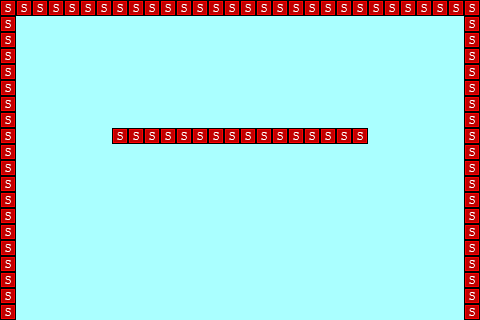

Below is a game level as drawn by its tile map, then a one-line description and the .tmx that defines it (tile-layer data replaced by summaries):
An orthogonal 30x20 tile map with 16x16 px tiles, 2 tile layers (Tile Layer 1, collision), 5 tilesets and 50 objects (42x brick, paddle).

<map version="1.0" orientation="orthogonal" width="30" height="20" tilewidth="16" tileheight="16" backgroundcolor="#aaffff">
 <tileset firstgid="1" name="tiles" tilewidth="16" tileheight="16">
  <image source="../img/tiles.png" width="80" height="224" />
 </tileset>
 <tileset firstgid="71" name="paddle" tilewidth="16" tileheight="16">
  <image source="../img/paddle.png" width="48" height="16" />
 </tileset>
 <tileset firstgid="74" name="brick" tilewidth="16" tileheight="16">
  <image source="../img/brick.png" width="32" height="16" />
 </tileset>
 <tileset firstgid="76" name="ball" tilewidth="16" tileheight="16">
  <image source="../img/ball.png" width="16" height="16" />
 </tileset>
 <tileset firstgid="77" name="solid-tile" tilewidth="16" tileheight="16">
  <image source="../img/solid-tile.png" width="16" height="16" />
  <tile id="0">
   <properties>
    <property name="type" value="solid" />
   </properties>
  </tile>
 </tileset>
 <layer name="Tile Layer 1" width="30" height="20">
  <data>[600 cells, 84 non-empty, 2 distinct tile ids]</data>
 </layer>
 <objectgroup color="#5500ff" name="entity-paddle" width="30" height="20">
  <object name="paddle" x="160" y="272" width="48" height="16" />
 </objectgroup>
 <objectgroup color="#00d000" name="entity-bricks" width="30" height="20">
  <object name="brick" x="128" y="112" width="32" height="16" />
  <object name="brick" x="192" y="112" width="32" height="16" />
  <object name="brick" x="160" y="112" width="32" height="16" />
  <object name="brick" x="224" y="112" width="32" height="16" />
  <object name="brick" x="256" y="112" width="32" height="16" />
  <object name="brick" x="288" y="112" width="32" height="16" />
  <object name="brick" x="128" y="80" width="32" height="16" />
  <object name="brick" x="128" y="64" width="32" height="16" />
  <object name="brick" x="128" y="48" width="32" height="16" />
  <object name="brick" x="128" y="32" width="32" height="16" />
  <object x="128" y="16" width="32" height="16" />
  <object x="160" y="16" width="32" height="16" />
  <object name="brick" x="160" y="32" width="32" height="16" />
  <object name="brick" x="160" y="48" width="32" height="16" />
  <object name="brick" x="160" y="64" width="32" height="16" />
  <object name="brick" x="160" y="80" width="32" height="16" />
  <object name="brick" x="160" y="96" width="32" height="16" />
  <object x="192" y="16" width="32" height="16" />
  <object name="brick" x="192" y="32" width="32" height="16" />
  <object name="brick" x="192" y="48" width="32" height="16" />
  <object name="brick" x="192" y="64" width="32" height="16" />
  <object name="brick" x="192" y="80" width="32" height="16" />
  <object name="brick" x="192" y="96" width="32" height="16" />
  <object x="224" y="16" width="32" height="16" />
  <object name="brick" x="224" y="32" width="32" height="16" />
  <object name="brick" x="224" y="48" width="32" height="16" />
  <object name="brick" x="224" y="64" width="32" height="16" />
  <object name="brick" x="224" y="80" width="32" height="16" />
  <object name="brick" x="224" y="96" width="32" height="16" />
  <object x="256" y="16" width="32" height="16" />
  <object name="brick" x="256" y="32" width="32" height="16" />
  <object name="brick" x="256" y="48" width="32" height="16" />
  <object name="brick" x="256" y="64" width="32" height="16" />
  <object name="brick" x="256" y="80" width="32" height="16" />
  <object name="brick" x="256" y="96" width="32" height="16" />
  <object x="288" y="16" width="32" height="16" />
  <object name="brick" x="288" y="32" width="32" height="16" />
  <object name="brick" x="288" y="48" width="32" height="16" />
  <object name="brick" x="288" y="80" width="32" height="16" />
  <object name="brick" x="288" y="96" width="32" height="16" />
  <object name="brick" x="288" y="64" width="32" height="16" />
  <object x="320" y="16" width="32" height="16" />
  <object name="brick" x="320" y="32" width="32" height="16" />
  <object name="brick" x="320" y="48" width="32" height="16" />
  <object name="brick" x="320" y="64" width="32" height="16" />
  <object name="brick" x="320" y="96" width="32" height="16" />
  <object name="brick" x="320" y="112" width="32" height="16" />
  <object name="brick" x="320" y="80" width="32" height="16" />
  <object name="brick" x="128" y="96" width="32" height="16" />
 </objectgroup>
 <layer name="collision" width="30" height="20">
  <data>[600 cells, 84 non-empty, 1 distinct tile ids]</data>
 </layer>
</map>
